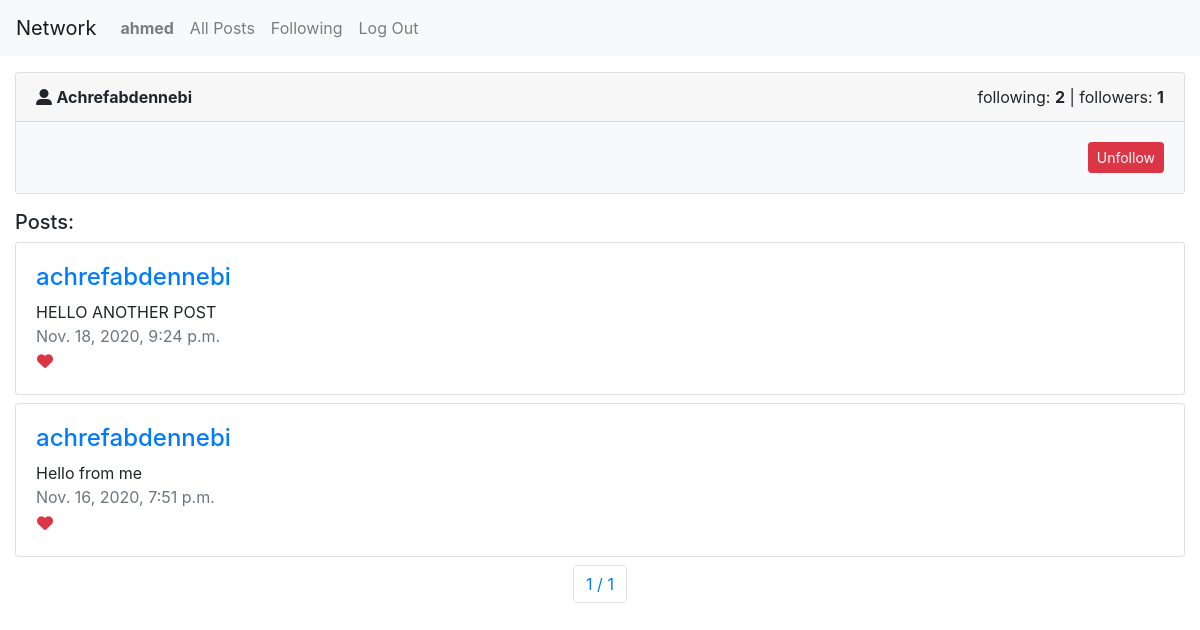
The page /profile/1 (signed in) on the database as committed earlier.
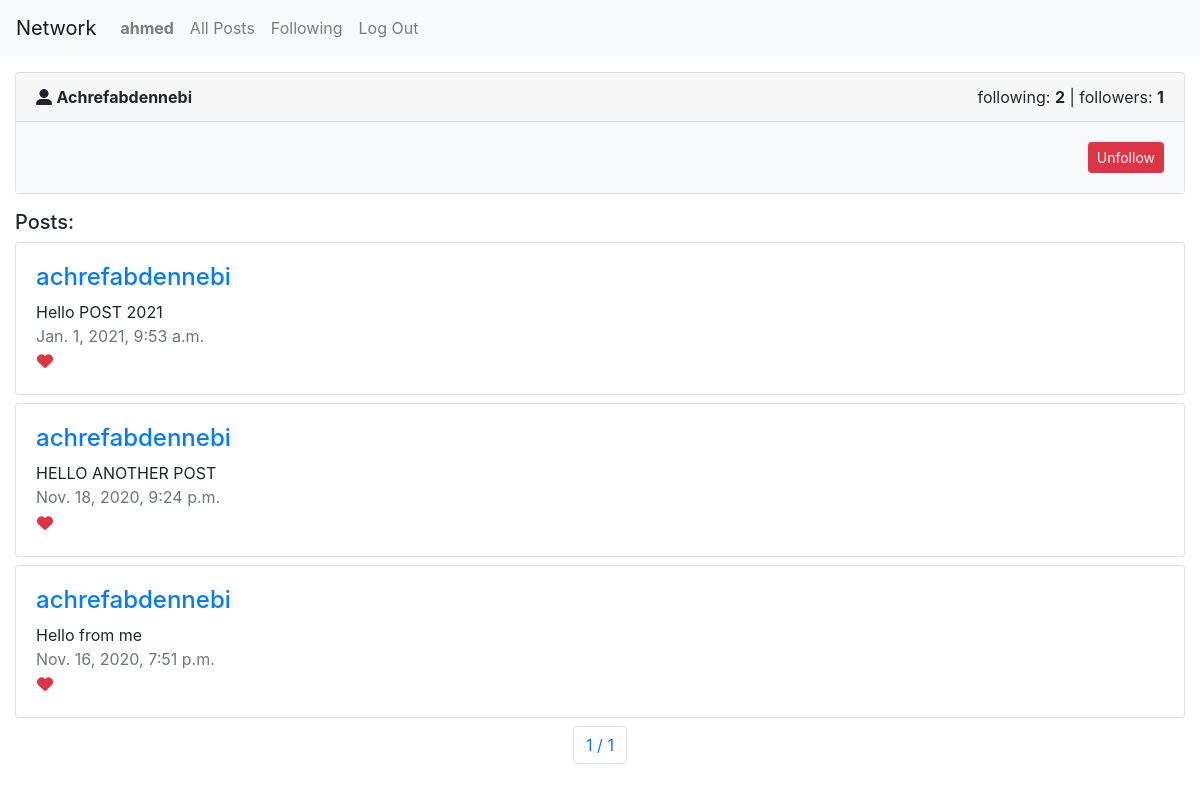
The same page on the database as committed later.
### network/models.py (models this page shows, shortened)
class Post(models.Model):
    content = models.CharField(max_length=250)
    created_by = models.ForeignKey(User,null=True, blank=True, on_delete=DO_NOTHING, related_name="users")
    created_date = models.DateTimeField()

class User(AbstractUser):
    pass

### network/views.py (the view)
# urls.py: path("profile/<int:profile_id>", views.getProfile, name="profile"),
@login_required(login_url='/login')
def getProfile(request, profile_id):
    try:
        profile = User.objects.get(pk=profile_id)
        following = profile.following.count()
        followersCount = profile.followers.count()
        posts = Post.objects.filter(created_by=profile.id).all().order_by('-created_date')
        is_followed = profile.followers.filter(following_id = profile_id).exists()
        paginator= Paginator(posts, 10);
        page_number = request.GET.get('page')
        post_page = paginator.get_page(page_number)
    except User.DoesNotExist:
        raise CommandError("Post not saved")
    return render(request, "network/profile.html", {
        "profile": profile,
        "following": following,
        "followers" : followersCount,
        "is_followed": is_followed,
        "posts": post_page
    })

### network/templates/network/profile.html (shortened to what this page needs)
{% extends "network/layout.html" %}
{% block body %}
<div class="container-fluid mt-3">
    <div class="card">
        <div class="card-header">
          <div class="float-left">
            <i class="fas fa-user-alt"></i>
            <span class="font-weight-bold text-capitalize">{{ profile }}</span>
          </div>
          <div class="float-right">
            <div>
                <span>following: <strong>{{following}}</strong></span> |
                <span>followers: <strong>{{followers}}</strong></span>
            </div>
          </div>
        </div>
        <div class="card-body bg-light">
        {% if user.id != profile.id%}
        <div class="float-right">
            {% if is_followed %}
                <form action="{% url 'unfollow' profile.id %}" method="post">
                    <button type="submit" class="btn btn-danger btn-sm">
                        Unfollow
                    </button>
                </form>
            {% endif  %}
        </div>
        {% endif %}
        </div>
    </div>
</div>
<div class="container-fluid mt-3">
    <h5>Posts: </h5>
    {% for post in posts %}
    <div class="row mt-2">
        <div class="col-md-12">
            <div class="card">
                <div class="card-body">
                    <div class="post-detail">
                        <h4>
                            <a href="{% url 'profile' post.created_by.id %}">
                                {{ post.created_by }}
                            </a>
                        </h4>
                        <div class="post-content">
                            {{ post.content }}
                        </div>
                        <span class="text-muted">{{ post.created_date }}</span>
                        <div class="post-reaction">
                            <button type="button" class="btn p-0">
                                <i class="fas fa-heart text-danger"></i>
                            </button>
                        </div>
                    </div>
                </div>
            </div>
        </div>
    </div>
    {% endfor %}
    <div class="row mt-2">
        <div class="col-md-12">
            <nav aria-label="pagination">
                <ul class="pagination justify-content-center">
                    <li class="page-item">
                        <a class="page-link" href="#"> {{ posts.number }} / {{ posts.paginator.num_pages }}</a>
                    </li>
                </ul>
            </nav>
        </div>
    </div>
</div>
{% endblock %}

Rows that differ between the two databases and show on the page:
added Post: created_by "achrefabdennebi", content "Hello POST 2021", created_date "Jan. 1, 2021, 9:53 a.m."
